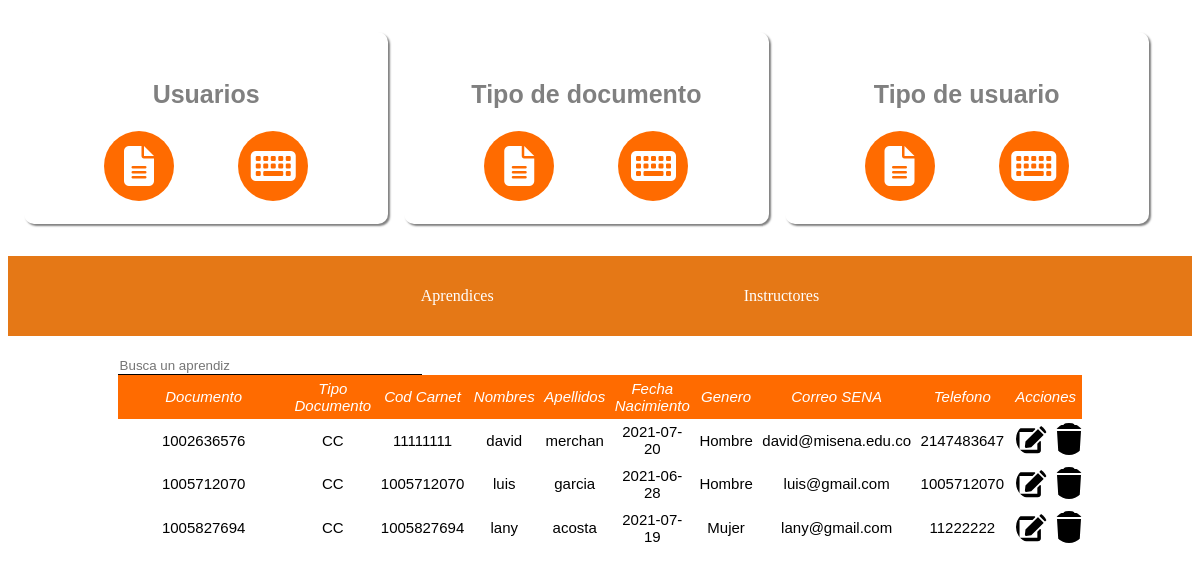
The app's page /Roles/admi/pag_admin/usuarios.php with its own data.
### tables this page shows
CREATE TABLE `usuarios` (
  `documento` int(12) NOT NULL,
  `id_tipo_documento` int(3) NOT NULL,
  `id_tipo_usuario` int(3) NOT NULL,
  `Cod_Carnet` int(25) NOT NULL,
  `Nombres` varchar(35) NOT NULL,
  `Apellidos` varchar(35) NOT NULL,
  `fecha_nacimiento` date NOT NULL,
  `correo_personal` varchar(50) NOT NULL,
  `correo_sena` varchar(50) NOT NULL,
  `telefono` bigint(13) NOT NULL,
  `password` varchar(30) NOT NULL,
  `id_genero` int(11) NOT NULL
);

CREATE TABLE `tipo_documento` (
  `id_tipo_documento` int(3) NOT NULL,
  `nom_documento` varchar(25) NOT NULL
);

CREATE TABLE `genero` (
  `id_genero` int(11) NOT NULL,
  `nom_genero` varchar(15) NOT NULL
);

### Roles/admi/pag_admin/usuarios.php (the view, shortened to what this page needs)
<?php
     require_once '../../../includes/conexion.php';
?>
<!DOCTYPE html>
<html lang="es">
<head>
    <link rel="stylesheet" href="https://cdn.jsdelivr.net/npm/@fortawesome/fontawesome-free@5.15.3/css/fontawesome.min.css">
    <link rel="stylesheet" href="../../css/mostrar_tablas.css">
    <link rel="stylesheet" href="./pag_admin/css/usuarios.css">
    <link rel="stylesheet" href="https://use.fontawesome.com/releases/v5.8.1/css/all.css">
</head>
<body>
    <section class="cards">
        <div class="card">
            <h3>Usuarios</h3>
            <div class="botones">
                <button class="aparecer formu1" data-form="form"><i class="aparecer formu1 fa fa-file-alt"  title="Mostrar Datos de Usuarios" data-form="form" ></i></button>
                <button class="aparecer formu4" data-form="form3"><i class="aparecer formu4 fa fa-keyboard"   title="Registrar datos de Usuarios" data-form="form3"></i></button>
            </div>
        </div>
        <div class="card">
        <h3>Tipo de documento</h3>
            <div class="botones">
                <span><button class="aparecer fomu2" data-form="form1"><i class="aparecer fomu2 fa fa-file-alt" data-form="form1" title="Mostrar Datos de tipo documento"></i></button></span>
                <span><button class="aparecer formu5" data-form="form4"><i class="aparecer formu5 fa fa-keyboard" data-form="form4" title="Registrar datos de tipo documento"></i></button></span>
            </div>
        </div>
        <div class="card">
        <h3>Tipo de usuario</h3>
            <div class="botones">
                <span><button class="aparecer formu3" data-form="form2"><i class="aparecer formu3 fa fa-file-alt" data-form="form2" title="Mostrar Datos de tipo usuario"></i></button></span>
                <span><button class="aparecer formu6" data-form="form5"><i class="aparecer formu6 fa fa-keyboard" data-form="form5" title="Registrar datos de tipo usuario"></i></button></span>
            </div>
        </div>
    </section>
    <div class="form tablas">
    <nav class="secciones_usuario">
        <ul class="seccUsua">
            <li class="aprentabla">Aprendices</li>
            <li class="instructorestabla">Instructores</li>
        </ul>
    </nav>
    <div class="tablausu" id="tablausu">
        <article class="search">
            <input type="number" name="search" id="searchapren" class="searchinput" placeholder="Busca un aprendiz" autocomplete="off">
        </article>
        <table class="tablaaprendiz">
                <tr class="titulo">
                    <td>Documento</td>
                    <td>Tipo Documento</td>
                    <td>Cod Carnet</td>
                    <td>Nombres</td>
                    <td>Apellidos</td>
                    <td>Fecha Nacimiento</td>
                    <td>Genero</td>
                    <td>Correo SENA</td>
                    <td>Telefono</td>
                    <td class="acciones">Acciones</td>
                </tr>
                <?php
                    $sql="SELECT documento, nom_documento,nom_tipo_usuario,Cod_Carnet,Nombres,
                            Apellidos,fecha_nacimiento,nom_genero,correo_personal,correo_sena,telefono
                            FROM usuarios,tipo_documento,tipo_usuario,genero
                            WHERE usuarios.id_tipo_documento = tipo_documento.id_tipo_documento
                            AND usuarios.id_tipo_usuario = tipo_usuario.id_tipo_usuario
                            AND usuarios.id_genero = genero.id_genero
                            AND tipo_usuario.id_tipo_usuario = 2";
                    $result=mysqli_query($mysqli,$sql);
                    while($mostrar=mysqli_fetch_array($result)){
                ?>
                <tr class="datos" data-documento="<?php echo $mostrar['documento'];?> ">
                    <td><?php echo $mostrar['documento'] ?></td>
                    <td><?php echo $mostrar['nom_documento'] ?></td>
                    <td><?php echo $mostrar['Cod_Carnet'] ?></td>
                    <td><?php echo $mostrar['Nombres'] ?></td>
                    <td><?php echo $mostrar['Apellidos'] ?></td>
                    <td><?php echo $mostrar['fecha_nacimiento'] ?></td>
                    <td><?php echo $mostrar['nom_genero'] ?></td>
                    <td><?php echo $mostrar['correo_sena'] ?></td>
                    <td><?php echo $mostrar['telefono'] ?></td>
                    <td class="imgs">
                        <img src="./../../assets/edit-solid.svg" alt="editar" title="editar" class="edit usuario"  data-usuario="<?php echo $mostrar['documento']; ?>">
                        <img src="./../../assets/trash-solid.svg" alt="eliminar" title="eliminar" class="remove usuario"  data-usuario="<?php echo $mostrar['documento']; ?>">
                    </td>
                </tr>
                    <?php
                    }
                    ?>
        </table>
    </div>
    </div>
</body>
</html>

### css/mostrar_tablas.css (style rules this page uses)
.titulo { background-color: #ff6b00; font-style: italic; }
.titulo td { color: white; text-align: center; }
.datos td { color: black; text-align: center; }
.tablausu { margin: 20px; height: 200px; Border-spacing:0; }
.tablaaprendiz { background: white; border: none; }
.tablausu .titulo { background-color: #ff6b00; font-style: italic; }
.tablausu td { border-spacing: 0; }
.tablausu .titulo td { color: white; text-align: center; }
.tablausu td { font-size: 15px; font-family: Arial, Helvetica, sans-serif; color: black; width: 100%; }
.tablausu .acciones { width: 1rem; }
.searchinput { width: 300px; border: none; border-bottom: 1px solid black; background: transparent; }

### Roles/admi/pag_admin/css/usuarios.css (style rules this page uses)
.cards { display:grid; gap:1rem; grid-template-columns: repeat(auto-fit , minmax(250px, 1fr)); padding: auto; margin: 2rem 1rem; width: 95%; }
.cards .card { border-radius: 10px; box-shadow: 2px 2px 2px gray; background-color:#ffffff; display: flex; flex-direction: column; justify-content: space-around; height: 12rem; padding: 0 1rem; }
.cards .card h3 { font-size: 25px; font-family: Arial, Helvetica, sans-serif; text-align: center; color: gray; }
.cards .card .botones { display: flex; justify-content: space-evenly; margin-top: -50px; }
.cards .card .botones button { cursor: pointer; height:2rem; border: none; outline: 0; display: flex; justify-content: center; align-items: center; }
.cards .card .botones .aparecer { background-color: #ff6b00; width: 70px; height: 70px; border-radius: 50%; color: white; }
.cards .card .botones .fa { font-size: 40px; margin-top: 30px; color: white; background: transparent; }
.form { width:100%; margin:0; padding: 0; display: flex; flex-direction: column; align-items: center; justify-content: center; margin: 0 auto; }
.form img { border-radius: 50%; }
.tablas table td .acciones, table .acciones { width: 7rem; }
.tablausu .acciones { width: 2rem; }
.datos td img { cursor: pointer; width: 4vh; height: 4vh; max-height: 4vh; max-width: 4vh; }
.tablausu .datos td img { cursor: pointer; width: 85px; height: 85px; }
.datos .imgs { width: 100%; display: flex; justify-content: space-around; align-items: center; }
.secciones_usuario { background:#e57816; width: 100%; }
.secciones_usuario ul { display: flex; justify-content: center; }
.secciones_usuario ul li { margin: 10px 120px; color: white; list-style: none; transition: .5s; border-radius: 20px; padding: 5px; }
.tablainstructor, .tablaaprendiz { border-spacing: 0; }
.tablainstructor td, .tablaaprendiz td { padding: .3rem; }

### records on screen
usuarios: documento "1002636576", id_tipo_documento.nom_documento "CC", Cod_Carnet "11111111", Nombres "david", Apellidos "merchan", fecha_nacimiento "2021-07-20", id_genero.nom_genero "Hombre", correo_sena "david@misena.edu.co", telefono "2147483647"
usuarios: documento "1005712070", id_tipo_documento.nom_documento "CC", Cod_Carnet "1005712070", Nombres "luis", Apellidos "garcia", fecha_nacimiento "2021-06-28", id_genero.nom_genero "Hombre", correo_sena "luis@gmail.com", telefono "1005712070"
usuarios: documento "1005827694", id_tipo_documento.nom_documento "CC", Cod_Carnet "1005827694", Nombres "lany", Apellidos "acosta", fecha_nacimiento "2021-07-19", id_genero.nom_genero "Mujer", correo_sena "lany@gmail.com", telefono "11222222"
